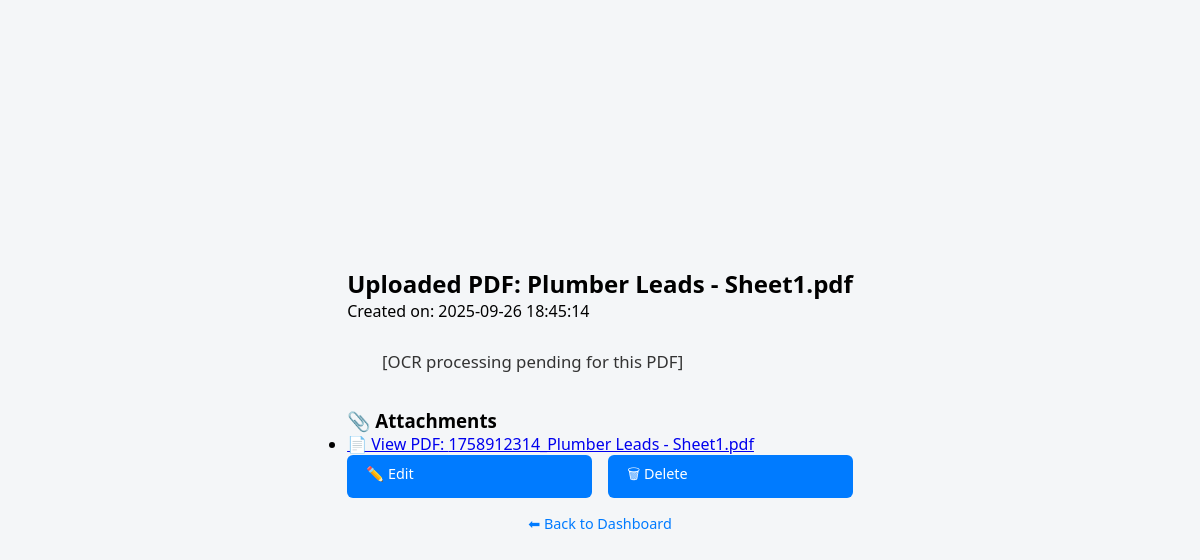
Screenshot of /view_note.php?id=2 (signed in) with the database file from the repository.
### tables this page shows
CREATE TABLE `notes` (
  `id` int(11) NOT NULL,
  `user_id` int(11) NOT NULL,
  `title` varchar(255) NOT NULL,
  `content` longtext NOT NULL,
  `is_summary` tinyint(1) DEFAULT 0,
  `created_at` timestamp NOT NULL DEFAULT current_timestamp()
);

CREATE TABLE `files` (
  `id` int(11) NOT NULL,
  `user_id` int(11) NOT NULL,
  `note_id` int(11) DEFAULT NULL,
  `filename` varchar(255) NOT NULL,
  `mime` varchar(100) DEFAULT NULL,
  `size_bytes` bigint(20) DEFAULT NULL,
  `status` enum('uploaded','processing','done','failed') DEFAULT 'uploaded',
  `created_at` timestamp NOT NULL DEFAULT current_timestamp()
);

### view_note.php (the view, shortened to what this page needs)
<?php
require_once "config.php";
$note_id = (int) $_GET['id'];
$user_id = $_SESSION['user_id'];
$stmt = $pdo->prepare("SELECT * FROM notes WHERE id = :id AND user_id = :user_id LIMIT 1");
$stmt->execute([":id" => $note_id, ":user_id" => $user_id]);
$note = $stmt->fetch(PDO::FETCH_ASSOC);
$stmt = $pdo->prepare("SELECT * FROM files WHERE note_id = :note_id AND user_id = :user_id");
$stmt->execute([":note_id" => $note_id, ":user_id" => $user_id]);
$files = $stmt->fetchAll(PDO::FETCH_ASSOC);
?>
<!DOCTYPE html>
<html lang="en">
<head>
  <link rel="stylesheet" href="style.css">
</head>
<body>
<div class="note-container">
    <h2><?= htmlspecialchars($note['title']) ?></h2>
    <p class="note-date">Created on: <?= htmlspecialchars($note['created_at']) ?></p>
    <div class="note-content">
        <?= nl2br(htmlspecialchars($note['content'])) ?>
    </div>
    <?php if ($files): ?>
        <div class="attachments">
            <h3>📎 Attachments</h3>
            <ul>
                <?php foreach ($files as $file): ?>
                    <li>
                        <?php if (strpos($file['mime'], 'image') !== false): ?>
                            <img src="uploads/<?= htmlspecialchars($file['filename']) ?>"
                                 alt="Image Attachment"
                                 class="note-image">
                        <?php elseif ($file['mime'] === 'application/pdf'): ?>
                            <a href="uploads/<?= htmlspecialchars($file['filename']) ?>" target="_blank">
                                📄 View PDF: <?= htmlspecialchars($file['filename']) ?>
                            </a>
                        <?php else: ?>
                            <a href="uploads/<?= htmlspecialchars($file['filename']) ?>" target="_blank">
                                📂 <?= htmlspecialchars($file['filename']) ?>
                            </a>
                        <?php endif; ?>
                    </li>
                <?php endforeach; ?>
            </ul>
        </div>
    <?php endif; ?>
    <div class="note-actions">
        <a href="edit_note.php?id=<?= $note['id'] ?>" class="btn">✏️ Edit</a>
        <a href="delete_note.php?id=<?= $note['id'] ?>"
        class="btn btn-danger"
        onclick="return confirm('Are you sure you want to delete this note?');">🗑 Delete</a>
    </div>
    <p class="switch-link"><a href="index.php">⬅ Back to Dashboard</a></p>
</div>
</body>
</html>

### style.css (style rules this page uses)
* { margin: 0; padding: 0; box-sizing: border-box; font-family: "Segoe UI", Tahoma, Geneva, Verdana, sans-serif; }
body { background: #f4f6f8; display: flex; justify-content: center; align-items: center; height: 100vh; }
.btn { display: block; width: 100%; padding: 0.8rem; background: #007bff; color: #fff; border: none; border-radius: 8px; font-size: 1rem; cursor: pointer; transition: background 0.2s; }
.switch-link { text-align: center; margin-top: 1rem; font-size: 0.9rem; }
.switch-link a { color: #007bff; text-decoration: none; }
.note-content { font-size: 1.05rem; line-height: 1.6; color: #333; white-space: pre-wrap; margin-bottom: 2rem; }
.note-actions { display: flex; gap: 1rem; }
.note-actions .btn { padding: 0.6rem 1.2rem; border-radius: 6px; text-decoration: none; font-size: 0.9rem; }

### rows the page displays
notes: title "Uploaded PDF: Plumber Leads - Sheet1.pdf", created_at "2025-09-26 18:45:14", content "[OCR processing pending for this PDF]"
files: filename "1758912314_Plumber Leads - Sheet1.pdf"
